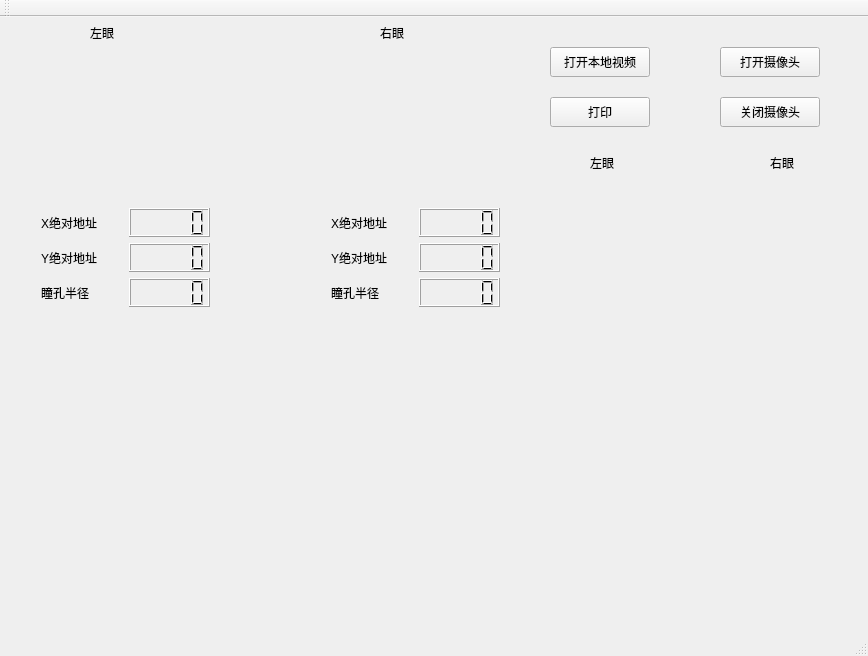
<?xml version="1.0" encoding="UTF-8"?>
<ui version="4.0">
 <class>EyePupilLocalizationClass</class>
 <widget class="QMainWindow" name="EyePupilLocalizationClass">
  <property name="geometry">
   <rect>
    <x>0</x>
    <y>0</y>
    <width>868</width>
    <height>656</height>
   </rect>
  </property>
  <property name="windowTitle">
   <string>EyePupilLocalization</string>
  </property>
  <property name="windowIcon">
   <iconset resource="eyepupillocalization.qrc">
    <normaloff>:/EyePupilLocalization/Resources/eye.ico</normaloff>:/EyePupilLocalization/Resources/eye.ico</iconset>
  </property>
  <widget class="QWidget" name="centralWidget">
   <widget class="QWidget" name="horizontalLayoutWidget_2">
    <property name="geometry">
     <rect>
      <x>320</x>
      <y>180</y>
      <width>191</width>
      <height>121</height>
     </rect>
    </property>
    <layout class="QHBoxLayout" name="horizontalLayout_2">
     <item>
      <layout class="QVBoxLayout" name="verticalLayout_4">
       <item>
        <widget class="QLabel" name="label_4">
         <property name="text">
          <string>X绝对地址</string>
         </property>
        </widget>
       </item>
       <item>
        <widget class="QLabel" name="label_5">
         <property name="text">
          <string>Y绝对地址</string>
         </property>
        </widget>
       </item>
       <item>
        <widget class="QLabel" name="label_6">
         <property name="text">
          <string>瞳孔半径</string>
         </property>
        </widget>
       </item>
      </layout>
     </item>
     <item>
      <layout class="QVBoxLayout" name="verticalLayout_2">
       <item>
        <widget class="QLCDNumber" name="lcdNumber_Rx"/>
       </item>
       <item>
        <widget class="QLCDNumber" name="lcdNumber_Ry"/>
       </item>
       <item>
        <widget class="QLCDNumber" name="lcdNumber_Rr"/>
       </item>
      </layout>
     </item>
    </layout>
   </widget>
   <widget class="QPushButton" name="Button_openvideo">
    <property name="geometry">
     <rect>
      <x>550</x>
      <y>30</y>
      <width>100</width>
      <height>30</height>
     </rect>
    </property>
    <property name="text">
     <string>打开本地视频</string>
    </property>
   </widget>
   <widget class="QLabel" name="label_10">
    <property name="geometry">
     <rect>
      <x>380</x>
      <y>10</y>
      <width>54</width>
      <height>12</height>
     </rect>
    </property>
    <property name="text">
     <string>右眼</string>
    </property>
   </widget>
   <widget class="QLabel" name="label_Reye">
    <property name="geometry">
     <rect>
      <x>310</x>
      <y>30</y>
      <width>191</width>
      <height>131</height>
     </rect>
    </property>
    <property name="text">
     <string/>
    </property>
   </widget>
   <widget class="QWidget" name="horizontalLayoutWidget">
    <property name="geometry">
     <rect>
      <x>30</x>
      <y>180</y>
      <width>191</width>
      <height>121</height>
     </rect>
    </property>
    <layout class="QHBoxLayout" name="horizontalLayout">
     <item>
      <layout class="QVBoxLayout" name="verticalLayout_3">
       <item>
        <widget class="QLabel" name="label">
         <property name="text">
          <string>X绝对地址</string>
         </property>
        </widget>
       </item>
       <item>
        <widget class="QLabel" name="label_2">
         <property name="text">
          <string>Y绝对地址</string>
         </property>
        </widget>
       </item>
       <item>
        <widget class="QLabel" name="label_3">
         <property name="text">
          <string>瞳孔半径</string>
         </property>
        </widget>
       </item>
      </layout>
     </item>
     <item>
      <layout class="QVBoxLayout" name="verticalLayout">
       <item>
        <widget class="QLCDNumber" name="lcdNumber_Lx"/>
       </item>
       <item>
        <widget class="QLCDNumber" name="lcdNumber_Ly"/>
       </item>
       <item>
        <widget class="QLCDNumber" name="lcdNumber_Lr"/>
       </item>
      </layout>
     </item>
    </layout>
   </widget>
   <widget class="QLabel" name="label_9">
    <property name="geometry">
     <rect>
      <x>90</x>
      <y>10</y>
      <width>54</width>
      <height>12</height>
     </rect>
    </property>
    <property name="text">
     <string>左眼</string>
    </property>
   </widget>
   <widget class="QLabel" name="label_Leye">
    <property name="geometry">
     <rect>
      <x>40</x>
      <y>30</y>
      <width>191</width>
      <height>131</height>
     </rect>
    </property>
    <property name="text">
     <string/>
    </property>
   </widget>
   <widget class="QCustomPlot" name="customPlot_x" native="true">
    <property name="geometry">
     <rect>
      <x>30</x>
      <y>320</y>
      <width>830</width>
      <height>140</height>
     </rect>
    </property>
    <widget class="QCustomPlot" name="customPlot_print" native="true">
     <property name="enabled">
      <bool>true</bool>
     </property>
     <property name="geometry">
      <rect>
       <x>150</x>
       <y>30</y>
       <width>700</width>
       <height>400</height>
      </rect>
     </property>
    </widget>
   </widget>
   <widget class="QCustomPlot" name="customPlot_y" native="true">
    <property name="geometry">
     <rect>
      <x>30</x>
      <y>480</y>
      <width>830</width>
      <height>140</height>
     </rect>
    </property>
   </widget>
   <widget class="QPushButton" name="Button_print">
    <property name="geometry">
     <rect>
      <x>550</x>
      <y>80</y>
      <width>100</width>
      <height>30</height>
     </rect>
    </property>
    <property name="text">
     <string>打印</string>
    </property>
   </widget>
   <widget class="QPushButton" name="Button_opencamera">
    <property name="geometry">
     <rect>
      <x>720</x>
      <y>30</y>
      <width>100</width>
      <height>30</height>
     </rect>
    </property>
    <property name="text">
     <string>打开摄像头</string>
    </property>
   </widget>
   <widget class="QPushButton" name="Button_closecamera">
    <property name="geometry">
     <rect>
      <x>720</x>
      <y>80</y>
      <width>100</width>
      <height>30</height>
     </rect>
    </property>
    <property name="text">
     <string>关闭摄像头</string>
    </property>
   </widget>
   <widget class="QLabel" name="label_LeyePosition">
    <property name="geometry">
     <rect>
      <x>540</x>
      <y>180</y>
      <width>130</width>
      <height>130</height>
     </rect>
    </property>
    <property name="text">
     <string/>
    </property>
   </widget>
   <widget class="QLabel" name="label_ReyePosition">
    <property name="geometry">
     <rect>
      <x>720</x>
      <y>180</y>
      <width>130</width>
      <height>130</height>
     </rect>
    </property>
    <property name="text">
     <string/>
    </property>
   </widget>
   <widget class="QLabel" name="label_11">
    <property name="geometry">
     <rect>
      <x>590</x>
      <y>140</y>
      <width>54</width>
      <height>12</height>
     </rect>
    </property>
    <property name="text">
     <string>左眼</string>
    </property>
   </widget>
   <widget class="QLabel" name="label_12">
    <property name="geometry">
     <rect>
      <x>770</x>
      <y>140</y>
      <width>54</width>
      <height>12</height>
     </rect>
    </property>
    <property name="text">
     <string>右眼</string>
    </property>
   </widget>
  </widget>
  <widget class="QMenuBar" name="menuBar">
   <property name="geometry">
    <rect>
     <x>0</x>
     <y>0</y>
     <width>868</width>
     <height>23</height>
    </rect>
   </property>
  </widget>
  <widget class="QToolBar" name="mainToolBar">
   <attribute name="toolBarArea">
    <enum>TopToolBarArea</enum>
   </attribute>
   <attribute name="toolBarBreak">
    <bool>false</bool>
   </attribute>
  </widget>
  <widget class="QStatusBar" name="statusBar"/>
 </widget>
 <layoutdefault spacing="6" margin="11"/>
 <customwidgets>
  <customwidget>
   <class>QCustomPlot</class>
   <extends>QWidget</extends>
   <header>qcustomplot.h</header>
   <container>1</container>
  </customwidget>
 </customwidgets>
 <resources>
  <include location="eyepupillocalization.qrc"/>
 </resources>
 <connections>
  <connection>
   <sender>Button_openvideo</sender>
   <signal>clicked()</signal>
   <receiver>EyePupilLocalizationClass</receiver>
   <slot>on_pushButton_openvideo_clicked()</slot>
   <hints>
    <hint type="sourcelabel">
     <x>119</x>
     <y>74</y>
    </hint>
    <hint type="destinationlabel">
     <x>182</x>
     <y>58</y>
    </hint>
   </hints>
  </connection>
  <connection>
   <sender>Button_print</sender>
   <signal>clicked()</signal>
   <receiver>EyePupilLocalizationClass</receiver>
   <slot>on_pushButton_print_clicked()</slot>
   <hints>
    <hint type="sourcelabel">
     <x>404</x>
     <y>61</y>
    </hint>
    <hint type="destinationlabel">
     <x>288</x>
     <y>83</y>
    </hint>
   </hints>
  </connection>
  <connection>
   <sender>Button_opencamera</sender>
   <signal>clicked()</signal>
   <receiver>EyePupilLocalizationClass</receiver>
   <slot>on_pushButton_opencamera_clicked()</slot>
   <hints>
    <hint type="sourcelabel">
     <x>235</x>
     <y>74</y>
    </hint>
    <hint type="destinationlabel">
     <x>239</x>
     <y>118</y>
    </hint>
   </hints>
  </connection>
  <connection>
   <sender>Button_closecamera</sender>
   <signal>clicked()</signal>
   <receiver>EyePupilLocalizationClass</receiver>
   <slot>on_pushButton_closecamera_clicked()</slot>
   <hints>
    <hint type="sourcelabel">
     <x>348</x>
     <y>74</y>
    </hint>
    <hint type="destinationlabel">
     <x>359</x>
     <y>90</y>
    </hint>
   </hints>
  </connection>
 </connections>
 <slots>
  <slot>on_pushButton_openvideo_clicked()</slot>
  <slot>on_pushButton_print_clicked()</slot>
  <slot>on_pushButton_opencamera_clicked()</slot>
  <slot>on_pushButton_closecamera_clicked()</slot>
 </slots>
</ui>
